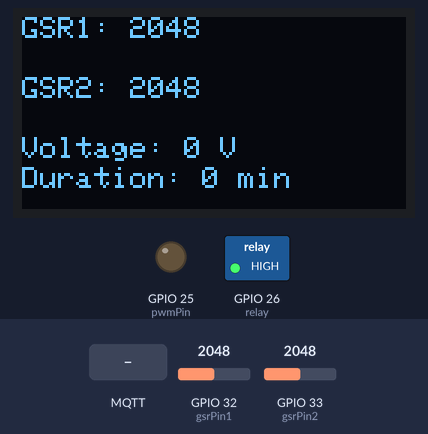
The sketch below on a simulated ESP32. Parts: 128×64 one-colour display, switched loads named in the sketch (green lamp = pin HIGH), output pins drawn as LEDs (lit = HIGH). Inputs (shaded band) come from the test bench; at power-on: GPIO 32 (gsrPin1) = 2048, GPIO 33 (gsrPin2) = 2048. WiFi joins after 1.5 s; servers stay silent unless stated; no MQTT or app messages arrive unless stated; what the sketch prints to the serial monitor is not drawn.

Above: at 2.7 s.
2.8 s: GPIO 32 (gsrPin1) set to 54
At 3.7 s:
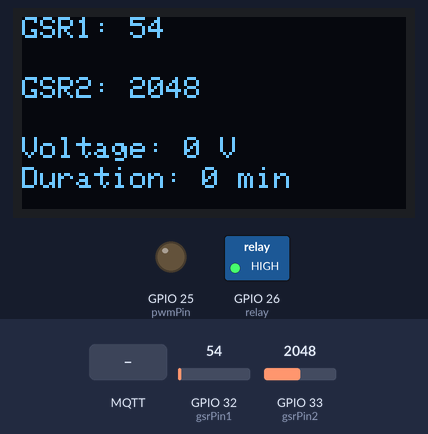
5.9 s: GPIO 32 (gsrPin1) set to 44
At 6.5 s:
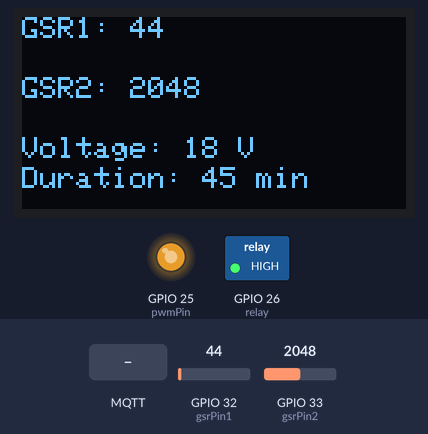
8.1 s: MQTT message "start" arrives on the second subscribed topic
At 8.7 s:
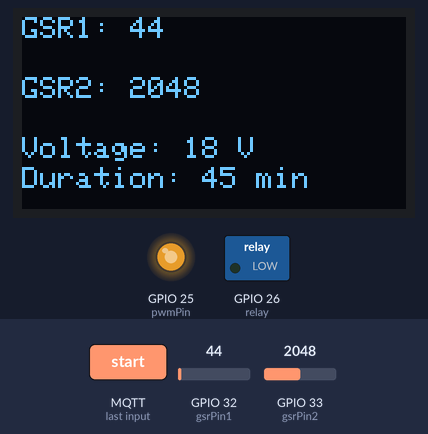
10.3 s: GPIO 32 (gsrPin1) set to 140
At 10.9 s:
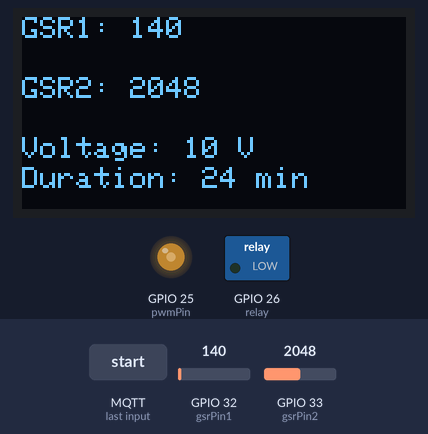
12.5 s: MQTT message "stop" arrives on the second subscribed topic
At 13.1 s:
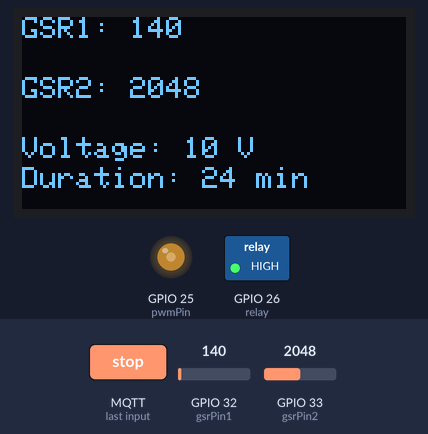
14.8 s: GPIO 33 (gsrPin2) set to 2866
At 15.2 s:
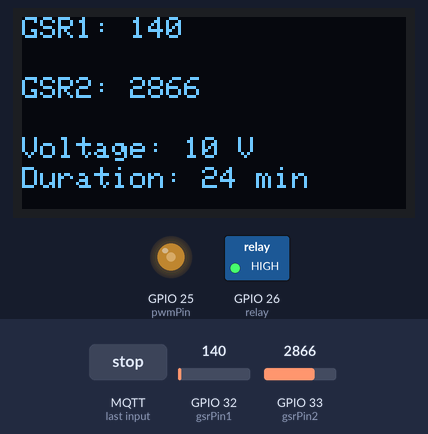
Timing chart, 0 to 17.4 s (numbered marks = the images above; inputs shaded):
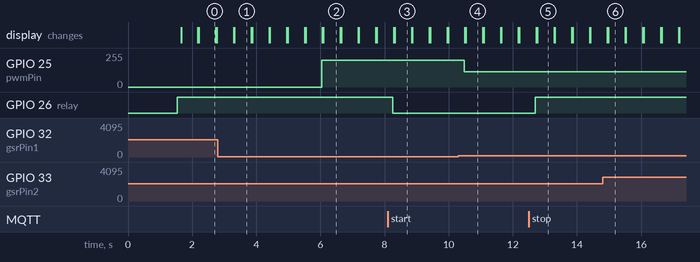

Measured:
- the behaviour switches between 50 and 49 on GPIO 32 (gsrPin1) (found by bisection; images 1 and 2)
- after the input at 2.8 s, the display: first differs from a run without the input after 0.52 s (image 1)
- after the input at 5.9 s, GPIO 25 (pwmPin): 0/255 → 200/255 after 0.14 s; the display: first changes after 0.16 s (image 2 shows a later state)
- after the input at 8.1 s, GPIO 26 (relay): HIGH → LOW after 0.16 s
- after the input at 10.3 s, GPIO 25 (pwmPin): 200/255 → 114/255 after 0.18 s; the display: first changes after 0.21 s (image 4 shows a later state)
- after the input at 12.5 s, GPIO 26 (relay): LOW → HIGH after 0.20 s
- after the input at 14.8 s, the display: first differs from a run without the input after 0.17 s (image 6)

The sketch:

progarmfikssssss.ino
```cpp
#include <Wire.h>
#include <Adafruit_GFX.h>
#include <Adafruit_SSD1306.h>
#include <WiFi.h>
#include <PubSubClient.h>
#include <Fuzzy.h>

#define SCREEN_WIDTH 128
#define SCREEN_HEIGHT 64

// Inisialisasi display OLED
Adafruit_SSD1306 display(SCREEN_WIDTH, SCREEN_HEIGHT, &Wire, -1);

// Update kredensial Wi-Fi
const char* ssid = "Devino";       // Ganti dengan SSID Anda
const char* password = "nono1301";  // Ganti dengan password Anda

// Update detail broker MQTT
const char* mqtt_server = "broker.emqx.io";
const int mqtt_port = 1883;
const char* mqtt_topic = "sensor/gsr";
const char* control_topic = "startherapy"; // Ganti dengan topik untuk kontrol terapi
const char* duration_topic = "therapy/duration"; // Topik untuk durasi

// Pin untuk sensor GSR dan relay
const int gsrPin1 = 32;
const int gsrPin2 = 33;
const int relay = 26;
const int pwmPin = 25;

WiFiClient espClient;
PubSubClient client(espClient);

unsigned long therapyStartTime = 0;
unsigned long therapyDuration = 60 * 1000; // Durasi default
bool therapyActive = false;

int voltageLevel = 0;
const int maxVoltage = 20;

Fuzzy *fuzzy = new Fuzzy();

// Deklarasi FuzzySets
FuzzySet *gsrLow, *gsrMedium, *gsrHigh;
FuzzySet *voltageLow, *voltageMedium, *voltageHigh;
FuzzySet *durationShort, *durationMedium, *durationLong;

void setup_wifi() {
  delay(10);
  Serial.println();
  Serial.print("Connecting to ");
  Serial.println(ssid);
  WiFi.begin(ssid, password);

  while (WiFi.status() != WL_CONNECTED) {
    delay(500);
    Serial.print(".");
  }

  Serial.println();
  Serial.println("WiFi connected");
  Serial.print("IP address: ");
  Serial.println(WiFi.localIP());
}

void callback(char* topic, byte* payload, unsigned int length) {
  Serial.print("Message received from topic [");
  Serial.print(topic);
  Serial.print("]: ");
  for (int i = 0; i < length; i++) {
    Serial.print((char)payload[i]);
  }
  Serial.println();

  if (strcmp(topic, control_topic) == 0) {
    String message = String((char*)payload, length);
    if (message.equalsIgnoreCase("start")) {
      if (!therapyActive) {
        startTherapy();
      } else {
        Serial.println("Therapy is already running.");
      }
    } else if (message.equalsIgnoreCase("stop")) {
      if (therapyActive) {
        stopTherapy();
      } else {
        Serial.println("No therapy is running.");
      }
    }
  }

  if (strcmp(topic, duration_topic) == 0) {
    String message = String((char*)payload, length);
    therapyDuration = message.toInt() * 60 * 1000; // Konversi ke milidetik
    Serial.print("New therapy duration set to: ");
    Serial.print(therapyDuration / 60000);
    Serial.println(" minutes");
  }
}

void reconnect() {
  while (!client.connected()) {
    Serial.print("Attempting MQTT connection...");
    if (client.connect("mqtt_esp")) {
      Serial.println("connected");
      client.subscribe(mqtt_topic);
      client.subscribe(control_topic);
      client.subscribe(duration_topic); // Subscribe to the new duration topic
    } else {
      Serial.print("failed, rc=");
      Serial.print(client.state());
      Serial.println(" try again in 5 seconds");
      delay(5000);
    }
  }
}

void setVoltage(int level) {
  if (level >= 0 && level <= 100) {
    int voltageInVolts = map(level, 0, 100, 0, 24);
    if (voltageInVolts > maxVoltage) {
      Serial.println("Voltage exceeds limit! Turning off power supply.");
      digitalWrite(relay, HIGH); // Matikan relay jika melebihi batas
      therapyActive = false;
    } else {
      voltageLevel = level;
      int dutyCycle = map(voltageLevel, 0, 100, 0, 255);
      ledcWrite(pwmPin, dutyCycle);

      display.clearDisplay();
      display.setTextSize(1);
      display.setTextColor(SSD1306_WHITE);
      display.setCursor(0, 0);
      display.print("Voltage: ");
      display.print(voltageInVolts);
      display.println(" V");
      display.setCursor(0, 20);
      display.print("Level: ");
      display.print(level);
      display.println("%");
      display.display();

      Serial.print("Voltage set to: ");
      Serial.print(voltageInVolts);
      Serial.println(" V");
    }
  } else {
    Serial.println("Invalid voltage value (0-100).");
  }
}

void startTherapy() {
  therapyStartTime = millis();
  therapyActive = true;
  digitalWrite(relay, LOW); // Menyalakan relay
  Serial.println("Therapy started.");
  Serial.print("Therapy duration: ");
  Serial.print(therapyDuration / 60000);
  Serial.println(" minutes");
  Serial.print("Voltage: ");
  Serial.print(map(voltageLevel, 0, 100, 0, 24));
  Serial.println(" V");
}

void stopTherapy() {
  therapyActive = false;
  digitalWrite(relay, HIGH); // Mematikan relay
  Serial.println("Therapy finished.");
}

void setupFuzzy() {
  FuzzyInput *gsr = new FuzzyInput(1);
  gsrLow = new FuzzySet(0, 0, 20, 50);
  gsrMedium = new FuzzySet(80, 100, 150, 200);
  gsrHigh = new FuzzySet(210, 250, 300, 350);
  gsr->addFuzzySet(gsrLow);
  gsr->addFuzzySet(gsrMedium);
  gsr->addFuzzySet(gsrHigh);
  fuzzy->addFuzzyInput(gsr);

  FuzzyOutput *voltage = new FuzzyOutput(1);
  voltageLow = new FuzzySet(0, 0, 5, 10);
  voltageMedium = new FuzzySet(8, 12, 12, 16);
  voltageHigh = new FuzzySet(14, 18, 24, 24);
  voltage->addFuzzySet(voltageLow);
  voltage->addFuzzySet(voltageMedium);
  voltage->addFuzzySet(voltageHigh);
  fuzzy->addFuzzyOutput(voltage);

  FuzzyOutput *duration = new FuzzyOutput(2);
  durationShort = new FuzzySet(0, 0, 10, 20);
  durationMedium = new FuzzySet(15, 25, 25, 35);
  durationLong = new FuzzySet(30, 40, 60, 60);
  duration->addFuzzySet(durationShort);
  duration->addFuzzySet(durationMedium);
  duration->addFuzzySet(durationLong);
  fuzzy->addFuzzyOutput(duration);

  FuzzyRuleAntecedent *ifGsrLow = new FuzzyRuleAntecedent();
  ifGsrLow->joinSingle(gsrLow);
  FuzzyRuleConsequent *thenVoltageHighDurationLong = new FuzzyRuleConsequent();
  thenVoltageHighDurationLong->addOutput(voltageHigh);
  thenVoltageHighDurationLong->addOutput(durationLong);
  fuzzy->addFuzzyRule(new FuzzyRule(1, ifGsrLow, thenVoltageHighDurationLong));

  FuzzyRuleAntecedent *ifGsrMedium = new FuzzyRuleAntecedent();
  ifGsrMedium->joinSingle(gsrMedium);
  FuzzyRuleConsequent *thenVoltageMediumDurationMedium = new FuzzyRuleConsequent();
  thenVoltageMediumDurationMedium->addOutput(voltageMedium);
  thenVoltageMediumDurationMedium->addOutput(durationMedium);
  fuzzy->addFuzzyRule(new FuzzyRule(2, ifGsrMedium, thenVoltageMediumDurationMedium));

  FuzzyRuleAntecedent *ifGsrHigh = new FuzzyRuleAntecedent();
  ifGsrHigh->joinSingle(gsrHigh);
  FuzzyRuleConsequent *thenVoltageLowDurationShort = new FuzzyRuleConsequent();
  thenVoltageLowDurationShort->addOutput(voltageLow);
  thenVoltageLowDurationShort->addOutput(durationShort);
  fuzzy->addFuzzyRule(new FuzzyRule(3, ifGsrHigh, thenVoltageLowDurationShort));
}

void setup() {
  Serial.begin(115200);

  if (!display.begin(SSD1306_SWITCHCAPVCC, 0x3C)) {
    Serial.println(F("OLED initialization failed"));
    for (;;);
  } else {
    Serial.println("OLED initialized successfully");
  }

  setup_wifi();
  client.setServer(mqtt_server, mqtt_port);
  client.setCallback(callback);
  Serial.println("MQTT setup complete");

  pinMode(relay, OUTPUT);
  digitalWrite(relay, HIGH); // Matikan relay saat awal

  ledcAttach(pwmPin, 5000, 8);
  pinMode(gsrPin1, INPUT);
  pinMode(gsrPin2, INPUT);

  setupFuzzy();
  Serial.println("Fuzzy setup complete");
}

void loop() {
  if (!client.connected()) {
    reconnect();
  }

  client.loop();

  // Baca nilai dari kedua sensor GSR
  int gsrValue1 = analogRead(gsrPin1);
  int gsrValue2 = analogRead(gsrPin2);

  // Proses fuzzy untuk sensor GSR pertama
  fuzzy->setInput(1, gsrValue1);
  fuzzy->fuzzify();
  float optimalVoltage = fuzzy->defuzzify(1);
  float optimalDuration = fuzzy->defuzzify(2);

  // Gunakan nilai optimal untuk tegangan dan waktu
  setVoltage(map(optimalVoltage, 0, 24, 0, 100));
  therapyDuration = optimalDuration * 60 * 1000;

  display.clearDisplay();
  display.setCursor(0, 0);
  display.setTextSize(1);
  display.print("GSR1: ");
  display.print(gsrValue1);
  display.setCursor(0, 20);
  display.print("GSR2: ");
  display.print(gsrValue2);
  display.setCursor(0, 40);
  display.print("Voltage: ");
  display.print(map(voltageLevel, 0, 100, 0, 24));
  display.print(" V");
  display.setCursor(0, 50);
  display.print("Duration: ");
  display.print(therapyDuration / 60000);
  display.print(" min");
  display.display();

  String gsrStr = String(gsrValue1) + "," + String(gsrValue2);
  client.publish(mqtt_topic, gsrStr.c_str());

  if (therapyActive) {
    Serial.print("Therapy Active: ");
    Serial.print("Elapsed Time: ");
    Serial.print(millis() - therapyStartTime);
    Serial.print(" Duration: ");
    Serial.println(therapyDuration);

    if (millis() - therapyStartTime >= therapyDuration) {
      stopTherapy();
    }
  }

  delay(500);
}
```
